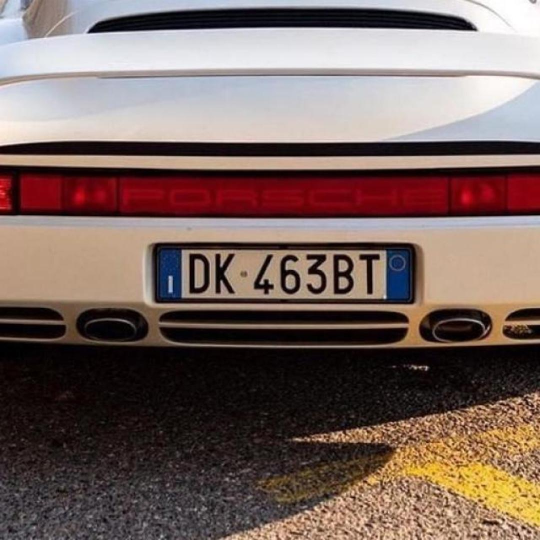
#> input picture registration-reader/images/1081.jpg, 1080 x 1080 px, given in place of CloseupMini.mp4, which was not available (shown at 1/2 size)
$ python detect-in-zone.py
#> lines starting #> are read from the running program, lines starting #| are printed output that depends on the picture; pictures that were not available may be replaced by others from this repository, and a replacement may not be noted
import cv2
import numpy as np

videoPath = 'videos/CloseupMini.mp4'
cap = cv2.VideoCapture(videoPath)
frame_width = int(cap.get(cv2.CAP_PROP_FRAME_WIDTH))
frame_height = int(cap.get(cv2.CAP_PROP_FRAME_HEIGHT))
middle_box_width = 400
middle_box_height = 300
middle_box_x1 = int(frame_width/2 - middle_box_width/2)
middle_box_y1 = int(frame_height/2 - middle_box_height/2)
middle_box_x2 = middle_box_x1 + middle_box_width
middle_box_y2 = middle_box_y1 + middle_box_height

# fourcc = cv2.VideoWriter_fourcc('X', 'V', 'I', 'D')
# out = cv2.VideoWriter("output.avi", fourcc, 5.0, (1280, 720))

ret, frame1 = cap.read()
#> frame1 is the input picture: shape (1080, 1080, 3); mean B, G, R 95.2, 100.8, 119.8
ret, frame2 = cap.read()
print(frame1.shape)
#| (1080, 1080, 3)

while cap.isOpened():
    diff = cv2.absdiff(frame1, frame2)
#> diff: shape (1080, 1080, 3); every value is 0
    gray = cv2.cvtColor(diff, cv2.COLOR_BGR2GRAY)
#> gray: shape (1080, 1080); every value is 0
    blur = cv2.GaussianBlur(gray, (5, 5), 0)
    _, thresh = cv2.threshold(blur, 20, 255, cv2.THRESH_BINARY)
    dilated = cv2.dilate(thresh, None, iterations=3)
    contours, _ = cv2.findContours(
        dilated, cv2.RETR_TREE, cv2.CHAIN_APPROX_SIMPLE)
#> contours = []

    motion_detected = False
    for contour in contours:
        (x, y, w, h) = cv2.boundingRect(contour)

        if cv2.contourArea(contour) < 900:
            continue

        if x >= middle_box_x1 and x+w <= middle_box_x2 and y >= middle_box_y1 and y+h <= middle_box_y2:
            motion_detected = True
#> this loop made 0 passes

    if motion_detected:
        cv2.rectangle(frame1, (middle_box_x1, middle_box_y1),
                      (middle_box_x2, middle_box_y2), (0, 255, 0), 2)
        cv2.putText(frame1, "Status: {}".format('Movement Detected'), (10, 20), cv2.FONT_HERSHEY_SIMPLEX,
                    1, (0, 0, 255), 3)
    else:
        cv2.rectangle(frame1, (middle_box_x1, middle_box_y1),
                      (middle_box_x2, middle_box_y2), (0, 0, 255), 2)
        cv2.putText(frame1, "Status: {}".format('No Movement'), (10, 20), cv2.FONT_HERSHEY_SIMPLEX,
                    1, (0, 0, 255), 3)
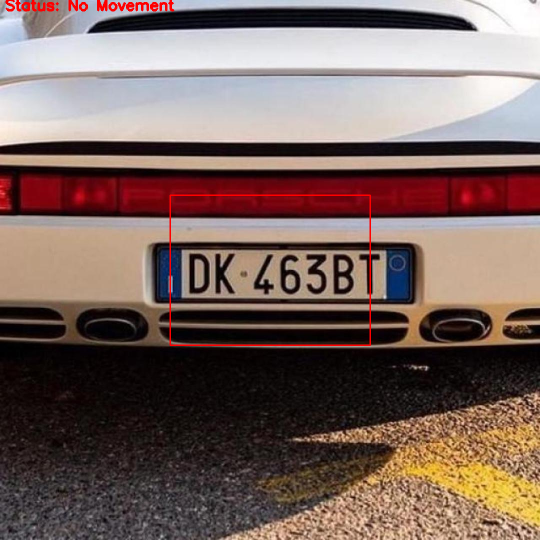
#> frame1: shape (1080, 1080, 3) (shown at 1/2 size); mean B, G, R 94.4, 100.1, 120.6

    image = cv2.resize(frame1, (1280, 720))
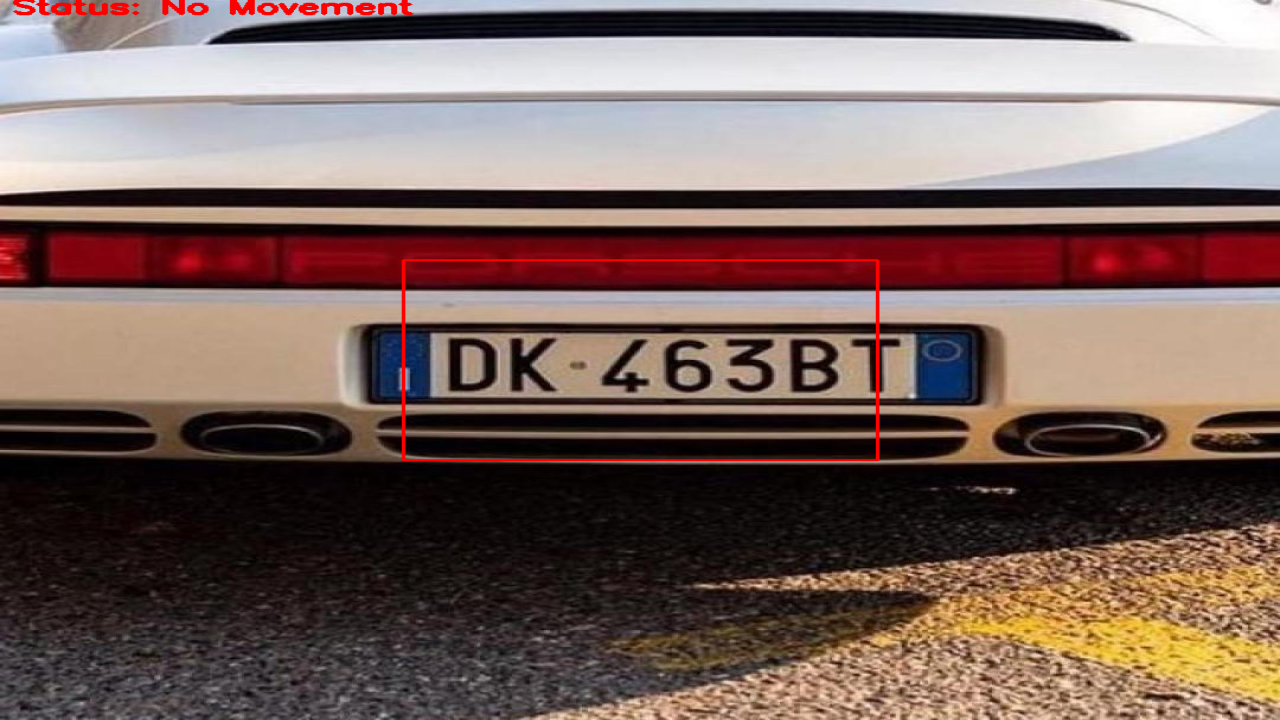
#> image: shape (720, 1280, 3); mean B, G, R 94.4, 100.1, 120.6
    # out.write(image)
    cv2.imshow("feed", frame1)
    frame1 = frame2
    ret, frame2 = cap.read()

    if cv2.waitKey(40) == 27:
#> (key Esc is pressed here)
        break

cv2.destroyAllWindows()
cap.release()
# out.release()

$ run again, on registration-reader/images/1089.jpg
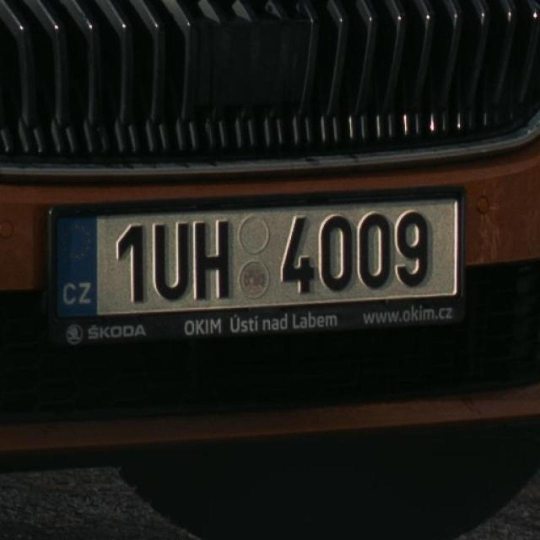
#> input picture registration-reader/images/1089.jpg, 1080 x 1080 px, given in place of CloseupMini.mp4, which was not available (shown at 1/2 size)
#> frame1 is the input picture: shape (1080, 1080, 3); mean B, G, R 21.5, 25.5, 25.5
#| (1080, 1080, 3)
#> diff: shape (1080, 1080, 3); every value is 0
#> gray: shape (1080, 1080); every value is 0
#> contours = []
#> `cv2.putText(frame1, "Status: {}".format('No Movement'), (10, 20), cv2...`:
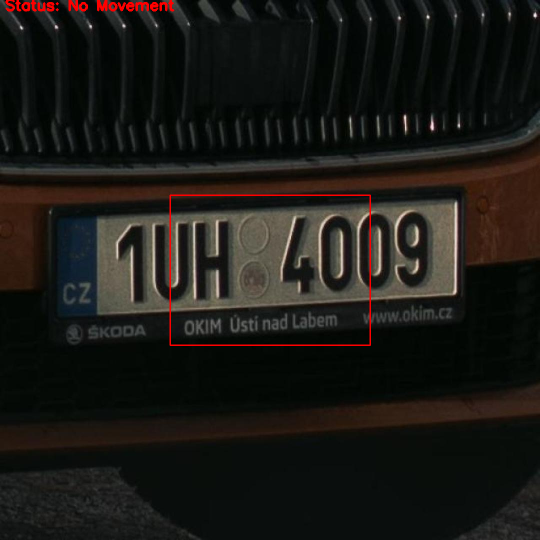
#> frame1: shape (1080, 1080, 3) (shown at 1/2 size); mean B, G, R 21.3, 25.3, 27
#> `image = cv2.resize(frame1, (1280, 720))`:
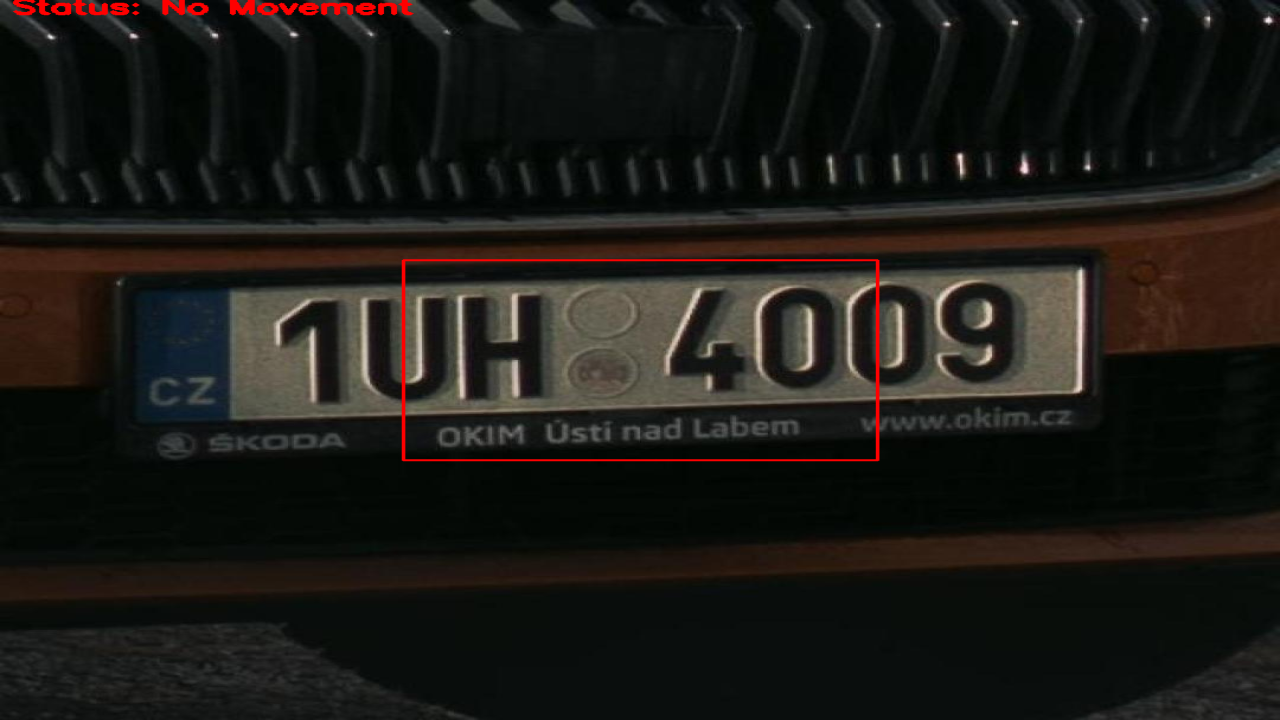
#> image: shape (720, 1280, 3); mean B, G, R 21.2, 25.2, 26.9

$ run again, on registration-reader/images/1244.jpg
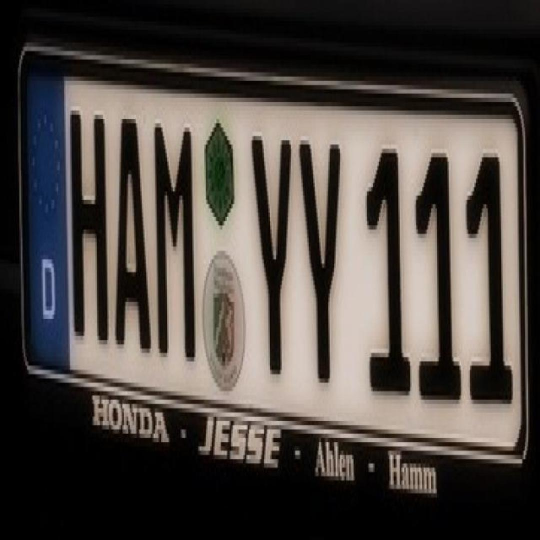
#> input picture registration-reader/images/1244.jpg, 1080 x 1080 px, given in place of CloseupMini.mp4, which was not available (shown at 1/2 size)
#> frame1 is the input picture: shape (1080, 1080, 3); mean B, G, R 66.8, 71.6, 78.1
#| (1080, 1080, 3)
#> diff: shape (1080, 1080, 3); every value is 0
#> gray: shape (1080, 1080); every value is 0
#> contours = []
#> `cv2.putText(frame1, "Status: {}".format('No Movement'), (10, 20), cv2...`:
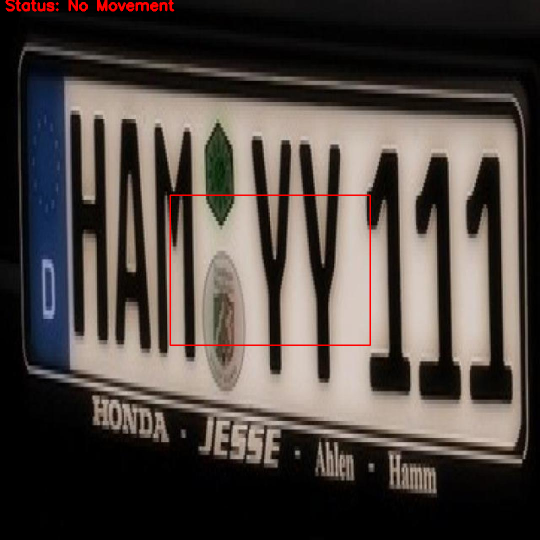
#> frame1: shape (1080, 1080, 3) (shown at 1/2 size); mean B, G, R 66.4, 71.1, 79.3
#> `image = cv2.resize(frame1, (1280, 720))`:
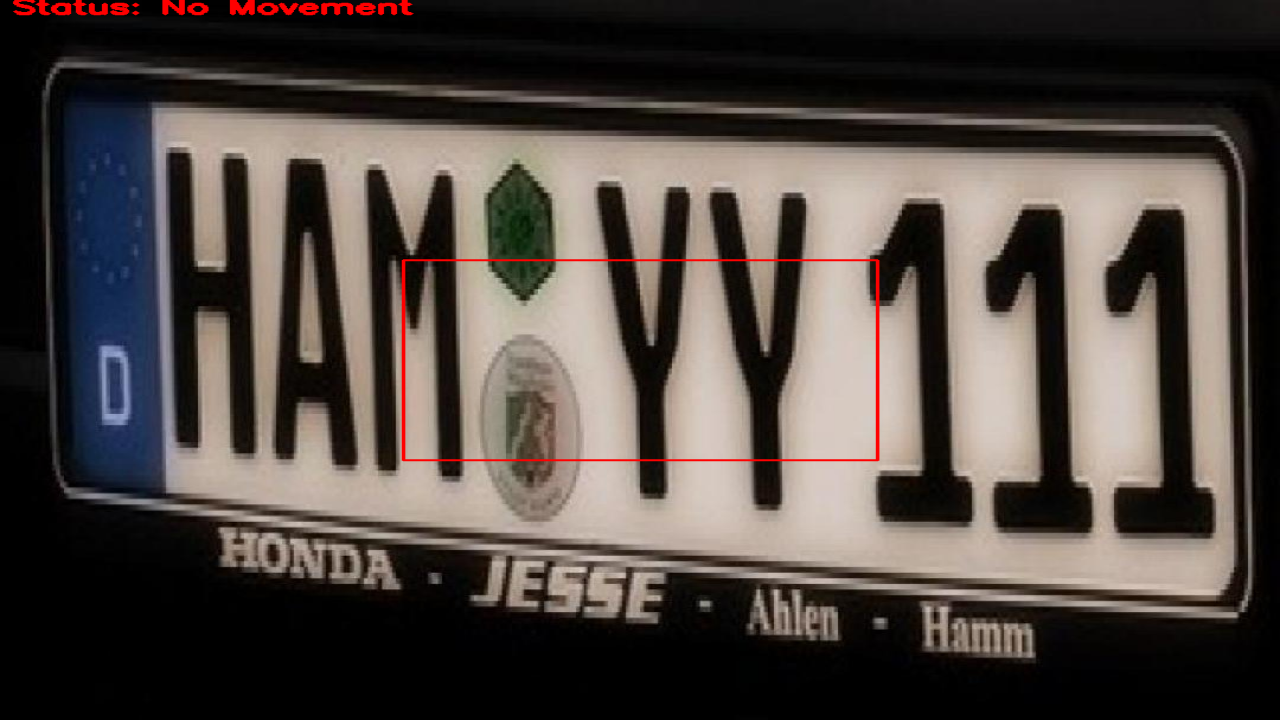
#> image: shape (720, 1280, 3); mean B, G, R 66.3, 71.1, 79.3

$ run again, on registration-reader/images/1250.jpg
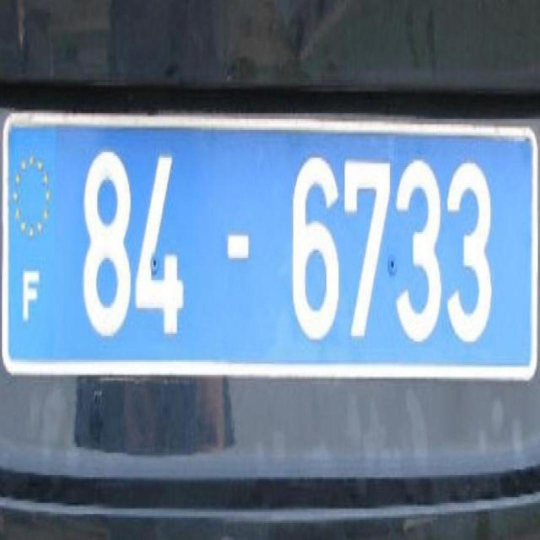
#> input picture registration-reader/images/1250.jpg, 1080 x 1080 px, given in place of CloseupMini.mp4, which was not available (shown at 1/2 size)
#> frame1 is the input picture: shape (1080, 1080, 3); mean B, G, R 163.3, 136.1, 110.5
#| (1080, 1080, 3)
#> diff: shape (1080, 1080, 3); every value is 0
#> gray: shape (1080, 1080); every value is 0
#> contours = []
#> `cv2.putText(frame1, "Status: {}".format('No Movement'), (10, 20), cv2...`:
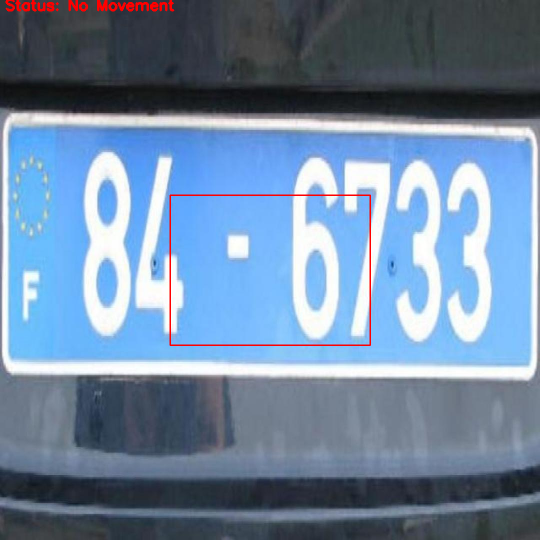
#> frame1: shape (1080, 1080, 3) (shown at 1/2 size); mean B, G, R 162.2, 135.2, 111.5
#> `image = cv2.resize(frame1, (1280, 720))`:
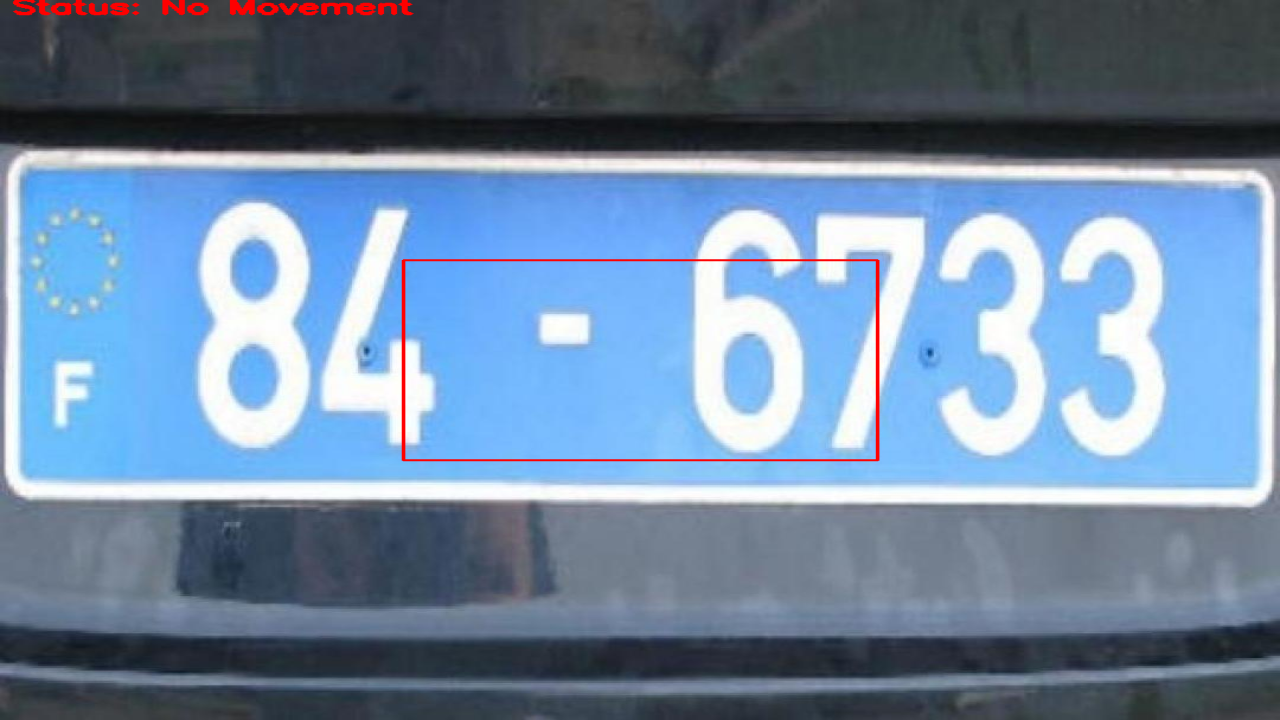
#> image: shape (720, 1280, 3); mean B, G, R 162.1, 135.1, 111.4
